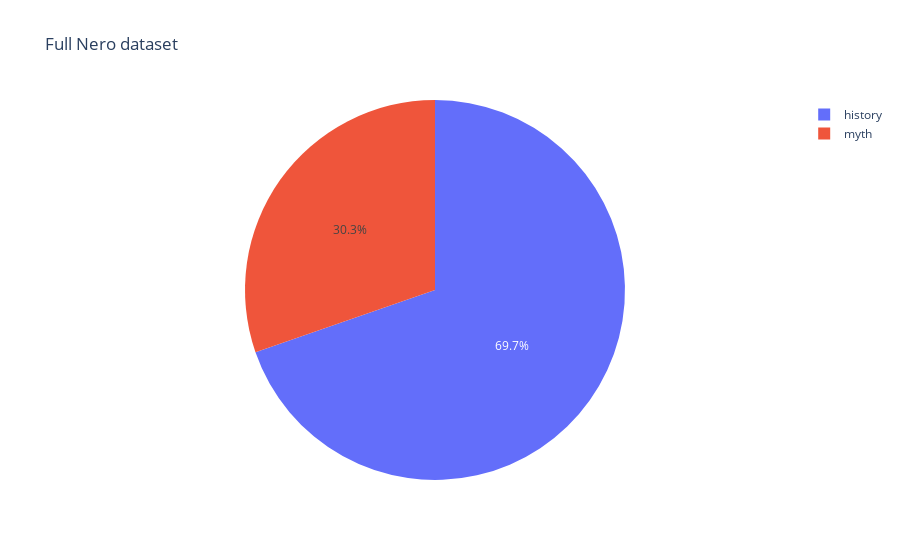

The cell this chart's notebook holds for it:
### Code cell
# create data visualizations

nero = [1628, 708]
names = ['history', 'myth']
 
fig = px.pie(values=nero, names=names, title="Full Nero dataset")
fig.show()

### Figure 1 — Plotly figure (JSON) as saved in the notebook; plotly's stock layout.template omitted (floating-point values rounded to 4 significant figures)
{"data": [{"domain": {"x": [0, 1], "y": [0, 1]}, "hovertemplate": "label=%{label}<br>value=%{value}<extra></extra>", "labels": ["history", "myth"], "legendgroup": "", "name": "", "showlegend": true, "type": "pie", "values": [1628, 708]}], "layout": {"legend": {"tracegroupgap": 0}, "title": {"text": "Full Nero dataset"}}}
